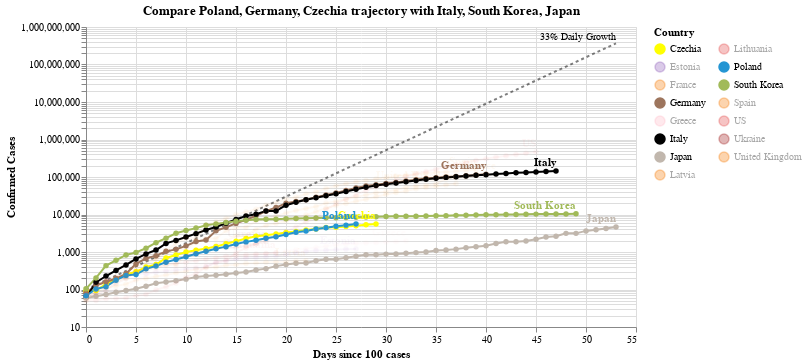

The cell this chart's notebook holds for it:
### Code cell
#hide_input
chart2 = make_since_chart(['Poland', 'Germany', 'Czechia'])
chart2

### Figure 1 — Vega-Lite specification as saved in the notebook (floating-point values rounded to 4 significant figures; data arrays with more than 128 entries replaced by an {"elided": "..."} marker saying what was removed)
{"config": {"view": {"continuousWidth": 400, "continuousHeight": 300}}, "layer": [{"mark": {"type": "line", "color": "black", "opacity": 0.5, "strokeDash": [3, 3]}, "encoding": {"x": {"type": "quantitative", "field": "Days since 100 cases"}, "y": {"type": "quantitative", "field": "Confirmed Cases"}}}, {"mark": {"type": "text", "align": "right", "dy": -6, "fontSize": 10, "text": "33% Daily Growth"}, "encoding": {"x": {"type": "quantitative", "field": "Days since 100 cases"}, "y": {"type": "quantitative", "field": "Confirmed Cases"}}, "transform": [{"filter": "(datum['Days since 100 cases'] >= 53)"}]}, {"data": {"name": "data-b621e88c23d22ab139921085dd7cfa2c"}, "mark": {"type": "line", "point": true}, "encoding": {"color": {"type": "nominal", "field": "Country", "legend": {"columns": 2}, "scale": {"domain": ["Czechia", "Estonia", "France", "Germany", "Greece", "Italy", "Japan", "Latvia", "Lithuania", "Poland", "South Korea", "Spain", "US", "Ukraine", "United Kingdom"], "range": ["yellow", "#9467bd", "#F58518", "#9D755D", "pink", "black", "#C1B7AD", "#F58518", "#E45756", "#2495D3", "#A1BA59", "#F58518", "#E45756", "brown", "#F58518"]}}, "opacity": {"condition": {"value": 1, "selection": "selector002"}, "value": 0.05}, "tooltip": [{"type": "nominal", "field": "Country"}, {"type": "temporal", "field": "Date"}, {"type": "quantitative", "field": "Confirmed Cases"}, {"type": "quantitative", "field": "Days since 100 cases"}], "x": {"type": "quantitative", "field": "Days since 100 cases"}, "y": {"type": "quantitative", "field": "Confirmed Cases", "scale": {"type": "log"}}}, "selection": {"selector002": {"type": "multi", "fields": ["Country"], "bind": "legend", "init": [{"Country": "Poland"}, {"Country": "Germany"}, {"Country": "Czechia"}, {"Country": "Italy"}, {"Country": "South Korea"}, {"Country": "Japan"}]}}, "width": 550}, {"data": {"name": "data-b621e88c23d22ab139921085dd7cfa2c"}, "mark": {"type": "text", "align": "right", "dy": -8, "fontWeight": "bold"}, "encoding": {"color": {"type": "nominal", "field": "Country", "legend": {"columns": 2}, "scale": {"domain": ["Czechia", "Estonia", "France", "Germany", "Greece", "Italy", "Japan", "Latvia", "Lithuania", "Poland", "South Korea", "Spain", "US", "Ukraine", "United Kingdom"], "range": ["yellow", "#9467bd", "#F58518", "#9D755D", "pink", "black", "#C1B7AD", "#F58518", "#E45756", "#2495D3", "#A1BA59", "#F58518", "#E45756", "brown", "#F58518"]}}, "opacity": {"condition": {"value": 1, "selection": "selector002"}, "value": 0.05}, "text": {"type": "nominal", "field": "Country"}, "tooltip": [{"type": "nominal", "field": "Country"}, {"type": "temporal", "field": "Date"}, {"type": "quantitative", "field": "Confirmed Cases"}, {"type": "quantitative", "field": "Days since 100 cases"}], "x": {"type": "quantitative", "field": "Days since 100 cases"}, "y": {"type": "quantitative", "field": "Confirmed Cases", "scale": {"type": "log"}}}, "transform": [{"filter": "(datum['Date'] >= 1586390400000)"}], "width": 550}], "data": {"name": "data-78fc9183d245c95fca5e77cc7ffddc0e"}, "title": "Compare Poland, Germany, Czechia trajectory with Italy, South Korea, Japan", "$schema": "https://vega.github.io/schema/vega-lite/v4.0.2.json", "datasets": {"data-78fc9183d245c95fca5e77cc7ffddc0e": [{"Days since 100 cases": 0, "Confirmed Cases": 100.0}, {"Days since 100 cases": 1, "Confirmed Cases": 133.0}, {"Days since 100 cases": 2, "Confirmed Cases": 176.9}, {"Days since 100 cases": 3, "Confirmed Cases": 235.3}, {"Days since 100 cases": 4, "Confirmed Cases": 312.9}, {"Days since 100 cases": 5, "Confirmed Cases": 416.2}, {"Days since 100 cases": 6, "Confirmed Cases": 553.5}, {"Days since 100 cases": 7, "Confirmed Cases": 736.1}, {"Days since 100 cases": 8, "Confirmed Cases": 979.1}, {"Days since 100 cases": 9, "Confirmed Cases": 1302.0}, {"Days since 100 cases": 10, "Confirmed Cases": 1732.0}, {"Days since 100 cases": 11, "Confirmed Cases": 2303.0}, {"Days since 100 cases": 12, "Confirmed Cases": 3064.0}, {"Days since 100 cases": 13, "Confirmed Cases": 4074.0}, {"Days since 100 cases": 14, "Confirmed Cases": 5419.0}, {"Days since 100 cases": 15, "Confirmed Cases": 7207.0}, {"Days since 100 cases": 16, "Confirmed Cases": 9586.0}, {"Days since 100 cases": 17, "Confirmed Cases": 12750.0}, {"Days since 100 cases": 18, "Confirmed Cases": 16960.0}, {"Days since 100 cases": 19, "Confirmed Cases": 22550.0}, {"Days since 100 cases": 20, "Confirmed Cases": 29990.0}, {"Days since 100 cases": 21, "Confirmed Cases": 39890.0}, {"Days since 100 cases": 22, "Confirmed Cases": 53060.0}, {"Days since 100 cases": 23, "Confirmed Cases": 70560.0}, {"Days since 100 cases": 24, "Confirmed Cases": 93850.0}, {"Days since 100 cases": 25, "Confirmed Cases": 124800.0}, {"Days since 100 cases": 26, "Confirmed Cases": 166000.0}, {"Days since 100 cases": 27, "Confirmed Cases": 220800.0}, {"Days since 100 cases": 28, "Confirmed Cases": 293700.0}, {"Days since 100 cases": 29, "Confirmed Cases": 390600.0}, {"Days since 100 cases": 30, "Confirmed Cases": 519500.0}, {"Days since 100 cases": 31, "Confirmed Cases": 690900.0}, {"Days since 100 cases": 32, "Confirmed Cases": 918900.0}, {"Days since 100 cases": 33, "Confirmed Cases": 1222000.0}, {"Days since 100 cases": 34, "Confirmed Cases": 1625000.0}, {"Days since 100 cases": 35, "Confirmed Cases": 2162000.0}, {"Days since 100 cases": 36, "Confirmed Cases": 2875000.0}, {"Days since 100 cases": 37, "Confirmed Cases": 3824000.0}, {"Days since 100 cases": 38, "Confirmed Cases": 5086000.0}, {"Days since 100 cases": 39, "Confirmed Cases": 6764000.0}, {"Days since 100 cases": 40, "Confirmed Cases": 8996000.0}, {"Days since 100 cases": 41, "Confirmed Cases": 11970000.0}, {"Days since 100 cases": 42, "Confirmed Cases": 15910000.0}, {"Days since 100 cases": 43, "Confirmed Cases": 21170000.0}, {"Days since 100 cases": 44, "Confirmed Cases": 28150000.0}, {"Days since 100 cases": 45, "Confirmed Cases": 37440000.0}, {"Days since 100 cases": 46, "Confirmed Cases": 49790000.0}, {"Days since 100 cases": 47, "Confirmed Cases": 66230000.0}, {"Days since 100 cases": 48, "Confirmed Cases": 88080000.0}, {"Days since 100 cases": 49, "Confirmed Cases": 117100000.0}, {"Days since 100 cases": 50, "Confirmed Cases": 155800000.0}, {"Days since 100 cases": 51, "Confirmed Cases": 207200000.0}, {"Days since 100 cases": 52, "Confirmed Cases": 275600000.0}, {"Days since 100 cases": 53, "Confirmed Cases": 366600000.0}], "data-b621e88c23d22ab139921085dd7cfa2c": {"elided": "540 records"}}}
